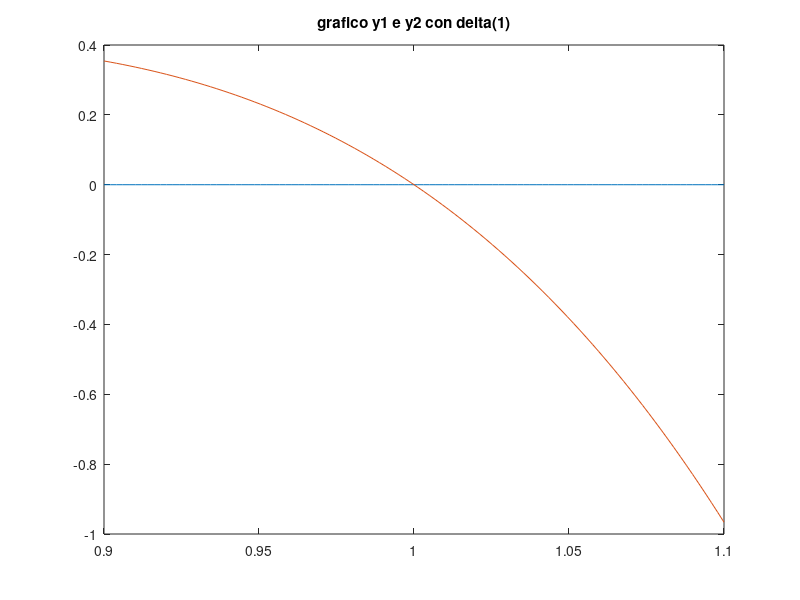
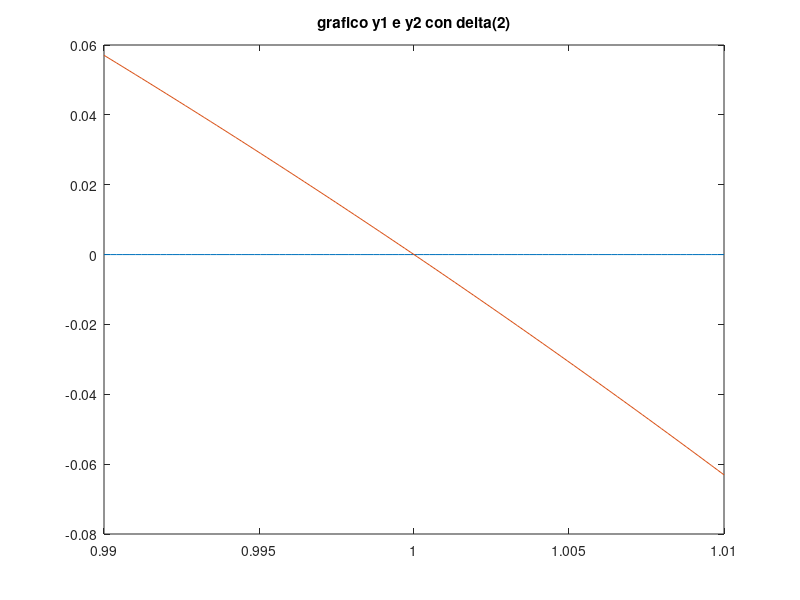
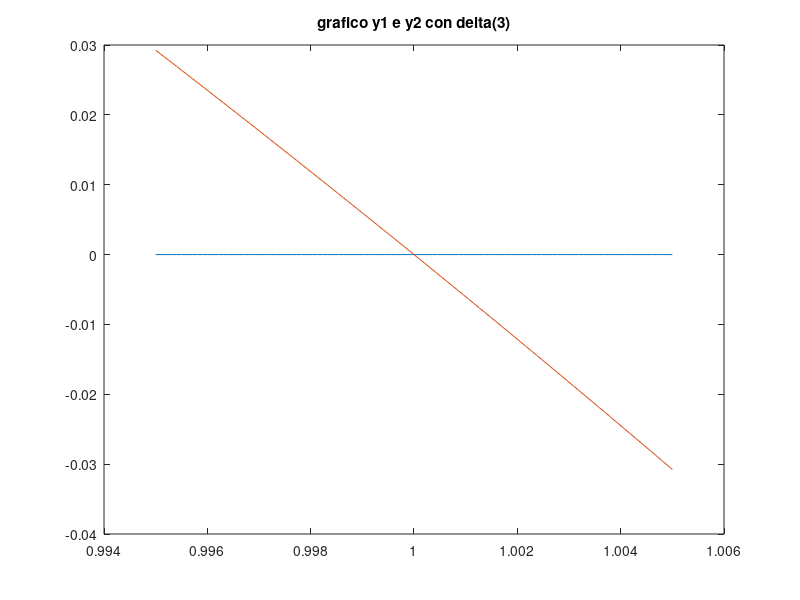
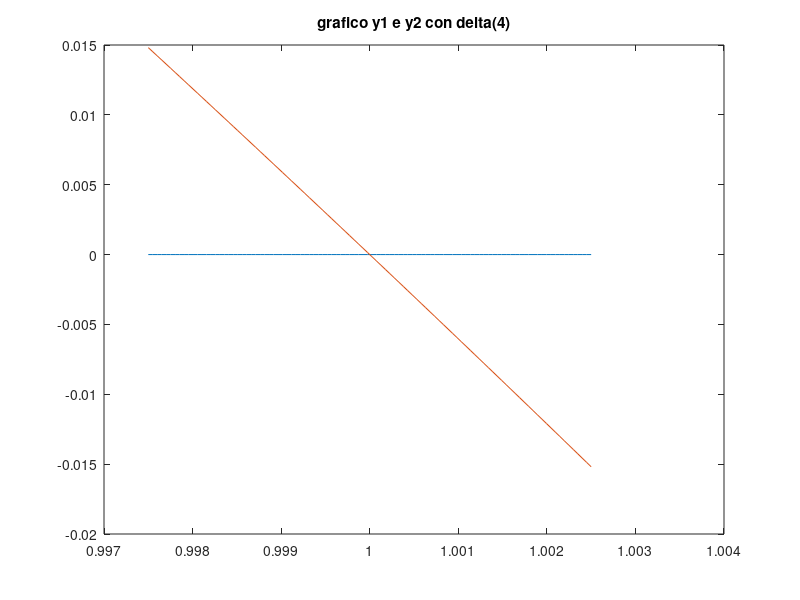

Recreate these plots in MATLAB, in order.
y1 = @(x) (1-x).^6;
y2 = @(x) x.^6 - 6*x.^6 + 15*x.^4 - 20*x.^3 + 15*x.^2 - 6*x +1;
delta = [0.1 0.01 0.005 0.0025];

    
x= linspace(1 - delta(1), 1+delta(1),100);

figure(1)
plot(x, y1(x));
hold on;
plot(x, y2(x));
title('grafico y1 e y2 con delta(1)');

x = linspace(1 - delta(2), 1+delta(2),100);
figure(2)
plot(x, y1(x));
hold on;
plot(x, y2(x));
title('grafico y1 e y2 con delta(2)');

x = linspace(1 - delta(3), 1+delta(3),100);
figure(3)
plot(x, y1(x));
hold on;
plot(x, y2(x));
title('grafico y1 e y2 con delta(3)');

x = linspace(1 - delta(4), 1+delta(4),100);
figure(4)
plot(x, y1(x));
hold on;
plot(x, y2(x));
title('grafico y1 e y2 con delta(4)');